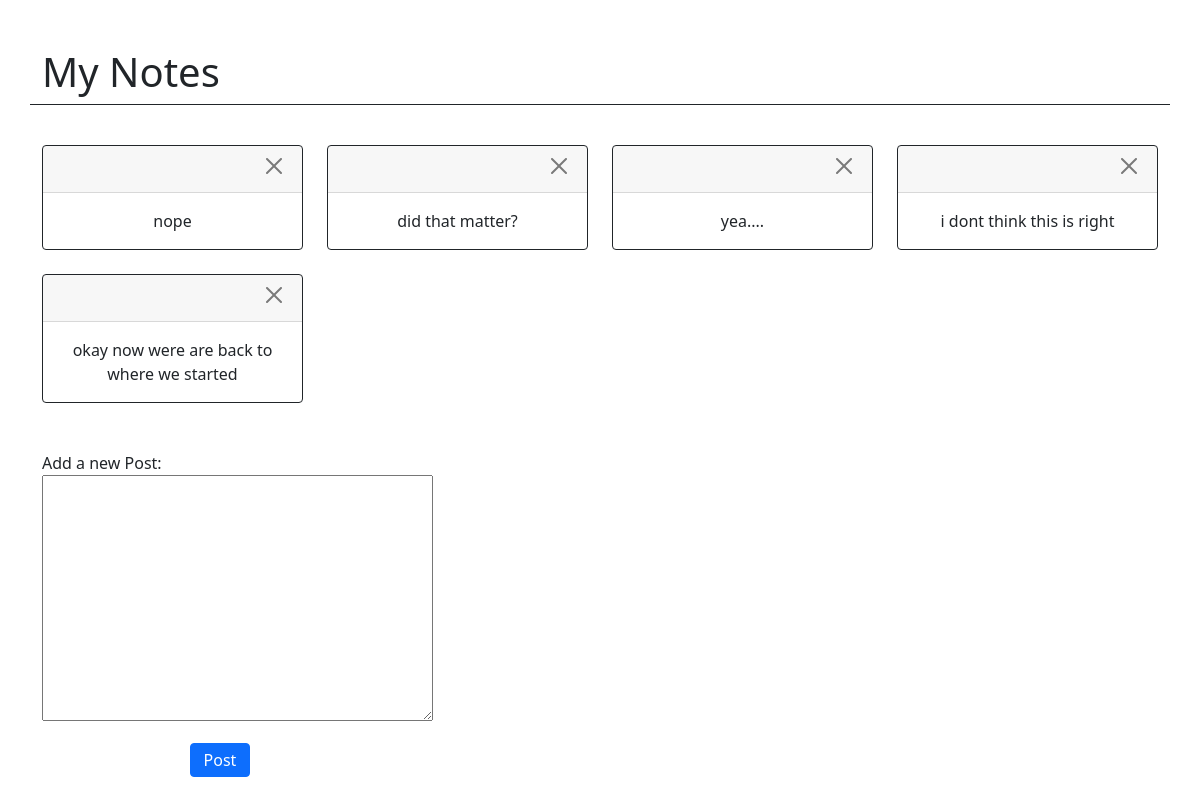
Before: / with the older database file.
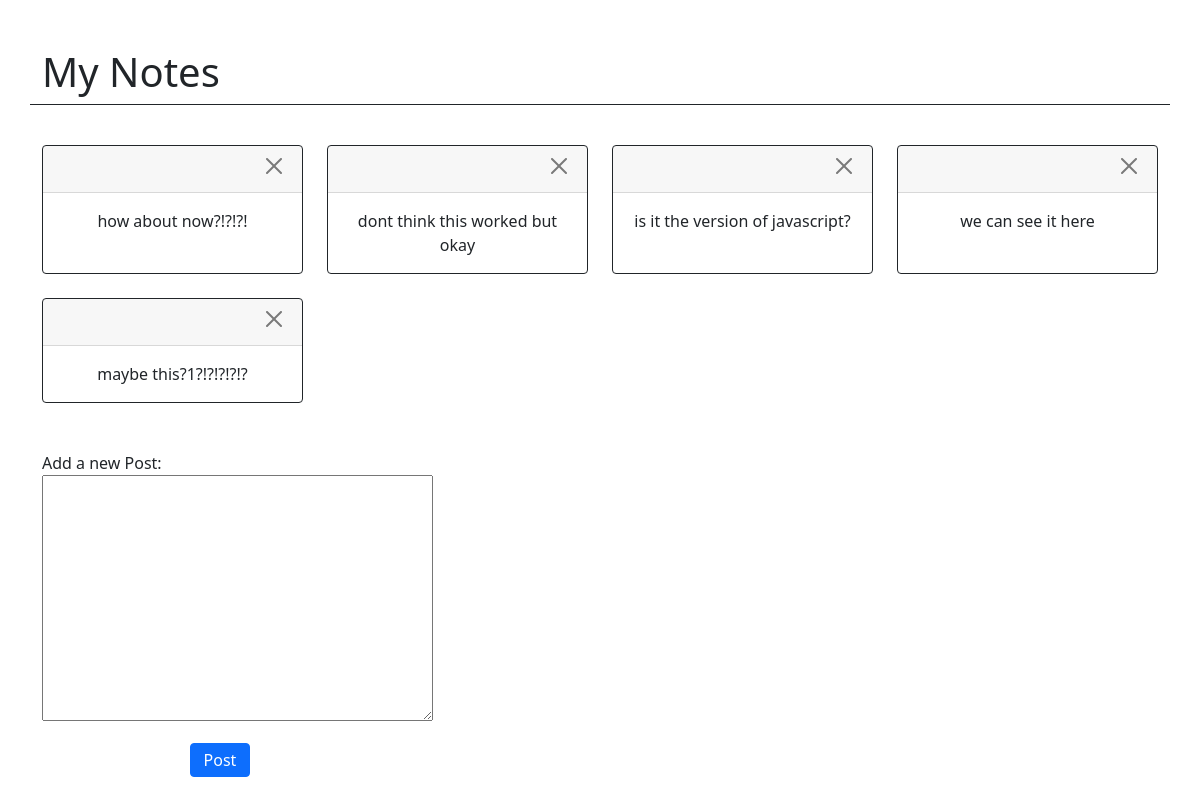
After: the same page with the newer database file.
### main/models.py (models this page shows, shortened)
class Note(models.Model):
    text = TextField(max_length=255)
    created_at = models.DateTimeField(auto_now=True)
    updated_at = models.DateTimeField(auto_now_add=True)

### main/views.py (the view)
# urls.py: path('', views.my_post, name='my_post'),
def my_post(request):
    context = {
        'notes': Note.objects.all().order_by("-id"),
        'new_note': NoteForm(),
    }
    return render(request, 'myposts.html', context)

### main/forms.py
class NoteForm(forms.Form):
    text = forms.CharField(label='Add a new Post', widget=forms.Textarea)

### main/templates/myposts.html (shortened to what this page needs)
<!DOCTYPE html>
<html lang="en">
<head>
    <link href="https://cdn.jsdelivr.net/npm/bootstrap@5.0.2/dist/css/bootstrap.min.css" rel="stylesheet">
    {% load static %}
    {% load crispy_forms_tags %}
</head>
<body>
    <div class="container">
        <div class="row mt-5 border-bottom border-dark">
            <h1>My Notes</h1>
        </div>
        <div id="notes" class="row row-cols-3 row-cols-md-2 mt-3 g-4">
            {% for note in notes %}
                <div class="col-sm-3">
                    <div class="card h-100 border border-dark">
                        <div class="card-header text-end">
                            <a type="button" class="btn-close text-reset" href="{{ note.id }}/delete"></a>
                        </div>
                        <div id="note" class="card-body text-center">
                            <p class="card-text">{{ note.text }}</p>
                        </div>
                    </div>
                </div>
            {% endfor %}
        </div>
        <div class="row mt-5">
            <form action="/new_note" method="POST">
                <div class="form-group row">
                    <div class="col-sm-4">
                        {{ new_note }}
                        <div class="text-center">
                            <button class="btn btn-primary col-sm-2 mt-3 p-1">Post</button>
                        </div>
                    </div>
                </div>
            </form>
        </div>
    </div>
</body>
</html>

Changed rows visible on the page:
removed Note: text "nope"
removed Note: text "did that matter?"
removed Note: text "yea...."
removed Note: text "i dont think this is right"
removed Note: text "okay now were are back to where we started"
added Note: text "how about now?!?!?!"
added Note: text "dont think this worked but okay"
added Note: text "is it the version of javascript?"
added Note: text "we can see it here"
added Note: text "maybe this?1?!?!?!?!?"
